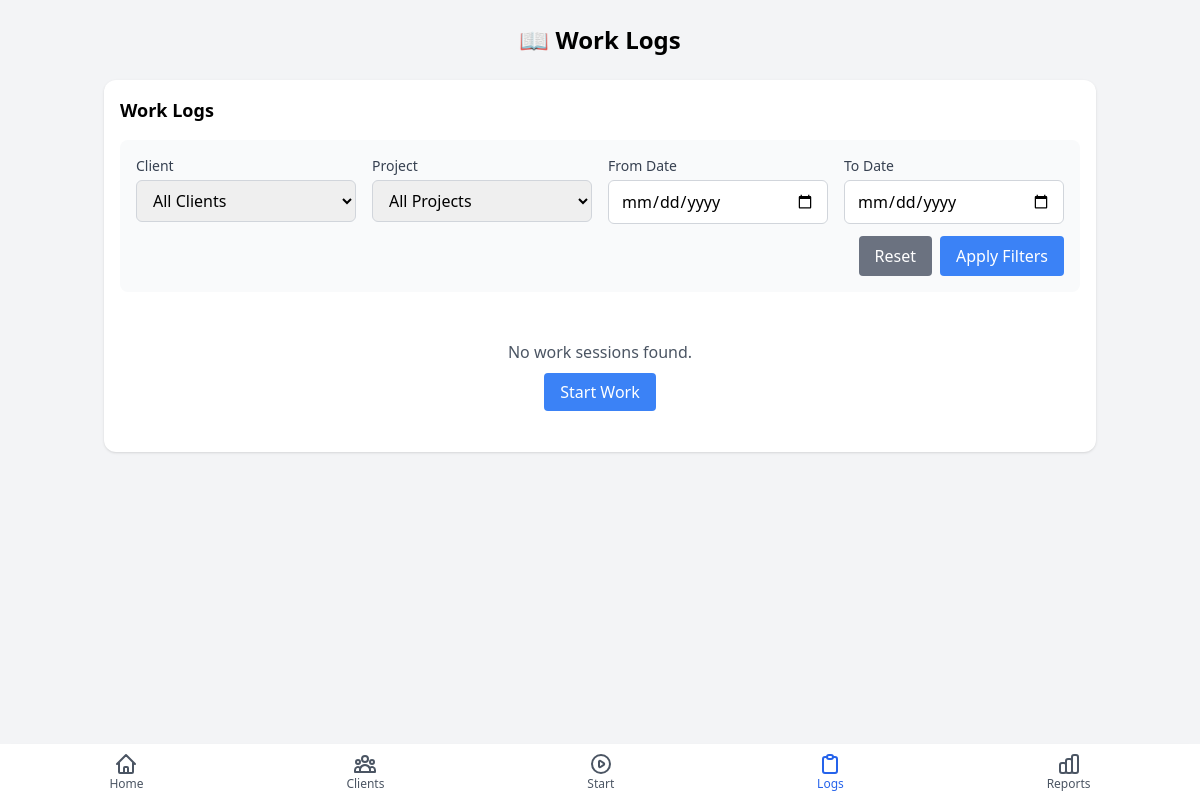
The page /work_logs.php on the database as committed earlier.
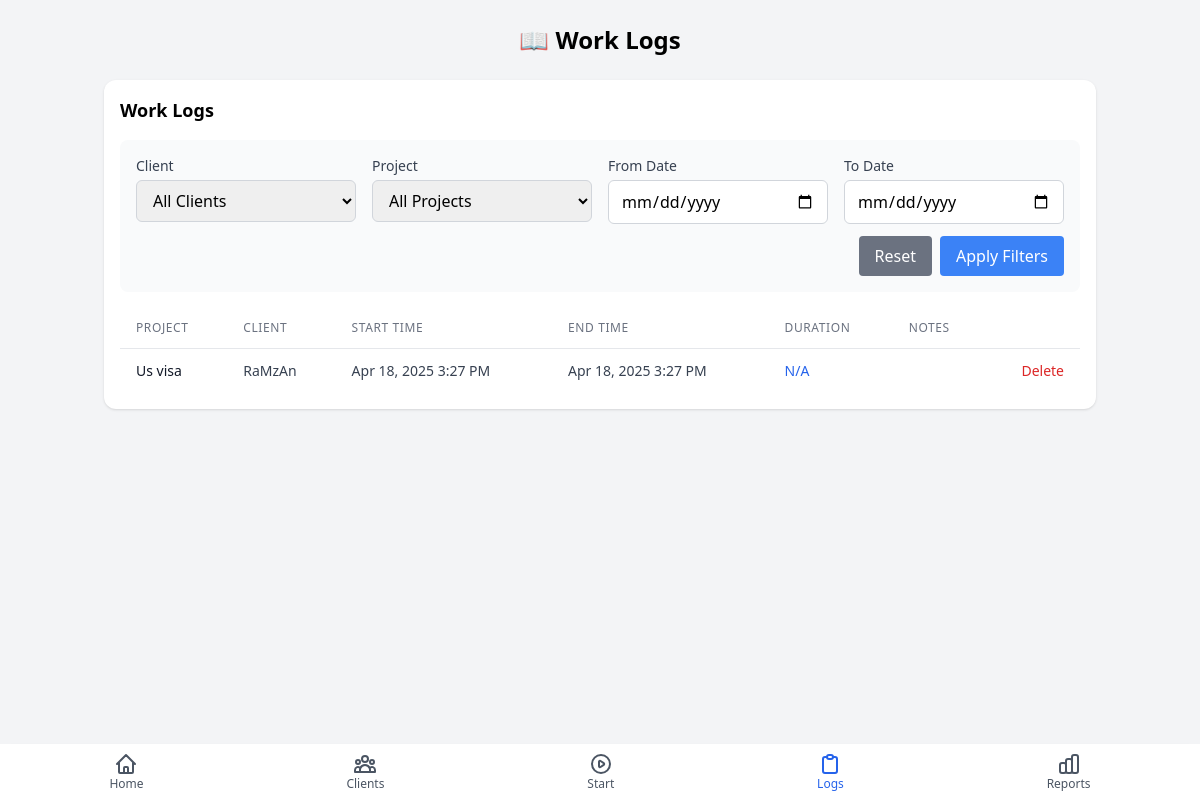
The same page on the database as committed later.
### tables this page shows
CREATE TABLE work_sessions (
                session_id INTEGER PRIMARY KEY AUTOINCREMENT,
                project_id INTEGER NOT NULL,
                start_time TIMESTAMP NOT NULL,
                end_time TIMESTAMP,
                duration_minutes INTEGER,
                notes TEXT,
                created_at TIMESTAMP DEFAULT CURRENT_TIMESTAMP,
                updated_at TIMESTAMP DEFAULT CURRENT_TIMESTAMP,
                FOREIGN KEY (project_id) REFERENCES projects (project_id) ON DELETE CASCADE
            );

CREATE TABLE projects (
                project_id INTEGER PRIMARY KEY AUTOINCREMENT,
                client_id INTEGER NOT NULL,
                name TEXT NOT NULL,
                notes TEXT,
                is_active BOOLEAN DEFAULT 1,
                created_at TIMESTAMP DEFAULT CURRENT_TIMESTAMP,
                updated_at TIMESTAMP DEFAULT CURRENT_TIMESTAMP,
                FOREIGN KEY (client_id) REFERENCES clients (client_id) ON DELETE CASCADE
            );

CREATE TABLE clients (
                client_id INTEGER PRIMARY KEY AUTOINCREMENT,
                name TEXT NOT NULL,
                email TEXT,
                notes TEXT,
                created_at TIMESTAMP DEFAULT CURRENT_TIMESTAMP,
                updated_at TIMESTAMP DEFAULT CURRENT_TIMESTAMP
            );

### includes/functions.php (called while the page is built, shortened)
<?php
function formatDateTime($dateTimeString) {
    $dateTime = new DateTime($dateTimeString);
    return $dateTime->format('M j, Y g:i A');
}

### work_logs.php (the view, shortened to what the changed rows need)
<?php
require_once 'includes/header.php';
$pdo = getDbConnection();
$whereClause = '';
$page = max(1, filter_var($_GET['page'] ?? 1, FILTER_VALIDATE_INT));
$perPage = 20;
$offset = ($page - 1) * $perPage;
$query = "
    SELECT
        ws.session_id,
        ws.start_time,
        ws.end_time,
        ws.duration_minutes,
        ws.notes,
        p.name as project_name,
        c.name as client_name
    FROM work_sessions ws
    JOIN projects p ON ws.project_id = p.project_id
    JOIN clients c ON p.client_id = c.client_id
    $whereClause
    ORDER BY ws.start_time DESC
    LIMIT :limit OFFSET :offset
";
try {
    $stmt = $pdo->prepare($query);
    $stmt->bindValue(':limit', $perPage, PDO::PARAM_INT);
    $stmt->bindValue(':offset', $offset, PDO::PARAM_INT);
    $stmt->execute();
    $sessions = $stmt->fetchAll(PDO::FETCH_ASSOC);
} catch (PDOException $e) {
    $error = "Database error: " . $e->getMessage();
    $sessions = [];
}
?>
<div class="bg-white rounded-xl shadow p-4 mb-4">
    <h2 class="text-lg font-semibold mb-4">Work Logs</h2>
    <?php if (empty($sessions)): ?>
    <div class="text-center py-8">
        <p class="text-gray-600 mb-4">No work sessions found.</p>
        <a href="start_work.php" class="bg-blue-500 hover:bg-blue-600 text-white py-2 px-4 rounded">
            Start Work
        </a>
    </div>
    <?php else: ?>
    <div class="overflow-x-auto">
        <table class="min-w-full divide-y divide-gray-200">
            <thead>
                <tr>
                    <th class="px-4 py-3 text-left text-xs font-medium text-gray-500 uppercase tracking-wider">Project</th>
                    <th class="px-4 py-3 text-left text-xs font-medium text-gray-500 uppercase tracking-wider">Client</th>
                    <th class="px-4 py-3 text-left text-xs font-medium text-gray-500 uppercase tracking-wider">Start Time</th>
                    <th class="px-4 py-3 text-left text-xs font-medium text-gray-500 uppercase tracking-wider">End Time</th>
                    <th class="px-4 py-3 text-left text-xs font-medium text-gray-500 uppercase tracking-wider">Duration</th>
                    <th class="px-4 py-3 text-left text-xs font-medium text-gray-500 uppercase tracking-wider">Notes</th>
                    <th class="px-4 py-3"></th>
                </tr>
            </thead>
            <tbody class="bg-white divide-y divide-gray-200">
                <?php foreach ($sessions as $session): ?>
                <tr class="hover:bg-gray-50">
                    <td class="px-4 py-3 whitespace-nowrap text-sm font-medium text-gray-900">
                        <?php echo htmlspecialchars($session['project_name']); ?>
                    </td>
                    <td class="px-4 py-3 whitespace-nowrap text-sm text-gray-700">
                        <?php echo htmlspecialchars($session['client_name']); ?>
                    </td>
                    <td class="px-4 py-3 whitespace-nowrap text-sm text-gray-700">
                        <?php echo formatDateTime($session['start_time']); ?>
                    </td>
                    <td class="px-4 py-3 whitespace-nowrap text-sm text-gray-700">
                        <?php echo $session['end_time'] ? formatDateTime($session['end_time']) : '<span class="text-green-600 font-medium">Active</span>'; ?>
                    </td>
                    <td class="px-4 py-3 whitespace-nowrap text-sm font-medium <?php echo $session['end_time'] ? 'text-blue-600' : 'text-green-600'; ?>">
                        <?php
                        if ($session['duration_minutes']) {
                            echo formatDuration($session['duration_minutes']);
                        } elseif (!$session['end_time']) {
                            echo 'Running';
                        } else {
                            echo 'N/A';
                        }
                        ?>
                    </td>
                    <td class="px-4 py-3 text-sm text-gray-700 max-w-xs truncate">
                    </td>
                    <td class="px-4 py-3 whitespace-nowrap text-right text-sm font-medium">
                        <a href="delete_work_session.php?id=<?php echo $session['session_id']; ?>" class="text-red-600 hover:text-red-900">Delete</a>
                    </td>
                </tr>
                <?php endforeach; ?>
            </tbody>
        </table>
    </div>
    <?php endif; ?>
</div>
<?php
require_once 'includes/footer.php';
?>

Rows that differ between the two databases and show on the page:
added work_sessions: project.name "Us visa", clients.name "RaMzAn", start_time "Apr 18, 2025 3:27 PM", end_time "Apr 18, 2025 3:27 PM", duration_minutes "N/A"
Other text that changed with them:
text no longer shown: "No work sessions found. Start Work"
text now shown: "PROJECT CLIENT START TIME END TIME DURATION NOTES"
